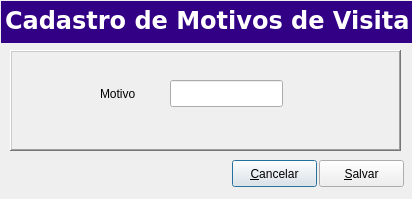
<?xml version="1.0" encoding="UTF-8"?>
<ui version="4.0">
 <class>Editreason</class>
 <widget class="QDialog" name="Editreason">
  <property name="geometry">
   <rect>
    <x>0</x>
    <y>0</y>
    <width>412</width>
    <height>199</height>
   </rect>
  </property>
  <property name="windowTitle">
   <string>Edit</string>
  </property>
  <widget class="QFrame" name="frame">
   <property name="geometry">
    <rect>
     <x>10</x>
     <y>50</y>
     <width>391</width>
     <height>101</height>
    </rect>
   </property>
   <property name="frameShape">
    <enum>QFrame::WinPanel</enum>
   </property>
   <property name="frameShadow">
    <enum>QFrame::Raised</enum>
   </property>
   <widget class="QLabel" name="Lbldescription">
    <property name="geometry">
     <rect>
      <x>90</x>
      <y>35</y>
      <width>59</width>
      <height>17</height>
     </rect>
    </property>
    <property name="text">
     <string>Motivo</string>
    </property>
   </widget>
   <widget class="QLineEdit" name="LnEdtdescription">
    <property name="geometry">
     <rect>
      <x>160</x>
      <y>30</y>
      <width>113</width>
      <height>27</height>
     </rect>
    </property>
   </widget>
  </widget>
  <widget class="QFrame" name="topmenu">
   <property name="geometry">
    <rect>
     <x>1</x>
     <y>1</y>
     <width>801</width>
     <height>42</height>
    </rect>
   </property>
   <property name="minimumSize">
    <size>
     <width>0</width>
     <height>42</height>
    </size>
   </property>
   <property name="maximumSize">
    <size>
     <width>16777215</width>
     <height>42</height>
    </size>
   </property>
   <property name="styleSheet">
    <string notr="true">background-color: rgb(50, 0, 133);</string>
   </property>
   <property name="frameShadow">
    <enum>QFrame::Raised</enum>
   </property>
   <widget class="QLabel" name="labelStatus">
    <property name="enabled">
     <bool>false</bool>
    </property>
    <property name="geometry">
     <rect>
      <x>4</x>
      <y>0</y>
      <width>541</width>
      <height>39</height>
     </rect>
    </property>
    <property name="palette">
     <palette>
      <active>
       <colorrole role="WindowText">
        <brush brushstyle="SolidPattern">
         <color alpha="255">
          <red>255</red>
          <green>255</green>
          <blue>255</blue>
         </color>
        </brush>
       </colorrole>
       <colorrole role="Button">
        <brush brushstyle="SolidPattern">
         <color alpha="255">
          <red>50</red>
          <green>0</green>
          <blue>133</blue>
         </color>
        </brush>
       </colorrole>
       <colorrole role="Text">
        <brush brushstyle="SolidPattern">
         <color alpha="255">
          <red>255</red>
          <green>255</green>
          <blue>255</blue>
         </color>
        </brush>
       </colorrole>
       <colorrole role="ButtonText">
        <brush brushstyle="SolidPattern">
         <color alpha="255">
          <red>255</red>
          <green>255</green>
          <blue>255</blue>
         </color>
        </brush>
       </colorrole>
       <colorrole role="Base">
        <brush brushstyle="SolidPattern">
         <color alpha="255">
          <red>50</red>
          <green>0</green>
          <blue>133</blue>
         </color>
        </brush>
       </colorrole>
       <colorrole role="Window">
        <brush brushstyle="SolidPattern">
         <color alpha="255">
          <red>50</red>
          <green>0</green>
          <blue>133</blue>
         </color>
        </brush>
       </colorrole>
      </active>
      <inactive>
       <colorrole role="WindowText">
        <brush brushstyle="SolidPattern">
         <color alpha="255">
          <red>255</red>
          <green>255</green>
          <blue>255</blue>
         </color>
        </brush>
       </colorrole>
       <colorrole role="Button">
        <brush brushstyle="SolidPattern">
         <color alpha="255">
          <red>50</red>
          <green>0</green>
          <blue>133</blue>
         </color>
        </brush>
       </colorrole>
       <colorrole role="Text">
        <brush brushstyle="SolidPattern">
         <color alpha="255">
          <red>255</red>
          <green>255</green>
          <blue>255</blue>
         </color>
        </brush>
       </colorrole>
       <colorrole role="ButtonText">
        <brush brushstyle="SolidPattern">
         <color alpha="255">
          <red>255</red>
          <green>255</green>
          <blue>255</blue>
         </color>
        </brush>
       </colorrole>
       <colorrole role="Base">
        <brush brushstyle="SolidPattern">
         <color alpha="255">
          <red>50</red>
          <green>0</green>
          <blue>133</blue>
         </color>
        </brush>
       </colorrole>
       <colorrole role="Window">
        <brush brushstyle="SolidPattern">
         <color alpha="255">
          <red>50</red>
          <green>0</green>
          <blue>133</blue>
         </color>
        </brush>
       </colorrole>
      </inactive>
      <disabled>
       <colorrole role="WindowText">
        <brush brushstyle="SolidPattern">
         <color alpha="255">
          <red>255</red>
          <green>255</green>
          <blue>255</blue>
         </color>
        </brush>
       </colorrole>
       <colorrole role="Button">
        <brush brushstyle="SolidPattern">
         <color alpha="255">
          <red>50</red>
          <green>0</green>
          <blue>133</blue>
         </color>
        </brush>
       </colorrole>
       <colorrole role="Text">
        <brush brushstyle="SolidPattern">
         <color alpha="255">
          <red>255</red>
          <green>255</green>
          <blue>255</blue>
         </color>
        </brush>
       </colorrole>
       <colorrole role="ButtonText">
        <brush brushstyle="SolidPattern">
         <color alpha="255">
          <red>255</red>
          <green>255</green>
          <blue>255</blue>
         </color>
        </brush>
       </colorrole>
       <colorrole role="Base">
        <brush brushstyle="SolidPattern">
         <color alpha="255">
          <red>50</red>
          <green>0</green>
          <blue>133</blue>
         </color>
        </brush>
       </colorrole>
       <colorrole role="Window">
        <brush brushstyle="SolidPattern">
         <color alpha="255">
          <red>50</red>
          <green>0</green>
          <blue>133</blue>
         </color>
        </brush>
       </colorrole>
      </disabled>
     </palette>
    </property>
    <property name="font">
     <font>
      <family>Verdana</family>
      <pointsize>18</pointsize>
      <weight>75</weight>
      <bold>true</bold>
     </font>
    </property>
    <property name="styleSheet">
     <string/>
    </property>
    <property name="frameShape">
     <enum>QFrame::NoFrame</enum>
    </property>
    <property name="frameShadow">
     <enum>QFrame::Plain</enum>
    </property>
    <property name="lineWidth">
     <number>1</number>
    </property>
    <property name="text">
     <string>Cadastro de Motivos de Visita</string>
    </property>
    <property name="textFormat">
     <enum>Qt::AutoText</enum>
    </property>
    <property name="alignment">
     <set>Qt::AlignLeading|Qt::AlignLeft|Qt::AlignVCenter</set>
    </property>
    <property name="wordWrap">
     <bool>false</bool>
    </property>
    <property name="textInteractionFlags">
     <set>Qt::NoTextInteraction</set>
    </property>
   </widget>
  </widget>
  <widget class="QPushButton" name="PshBtnCancel">
   <property name="geometry">
    <rect>
     <x>232</x>
     <y>160</y>
     <width>85</width>
     <height>27</height>
    </rect>
   </property>
   <property name="text">
    <string>&amp;Cancelar</string>
   </property>
  </widget>
  <widget class="QPushButton" name="PshBtnSave">
   <property name="geometry">
    <rect>
     <x>319</x>
     <y>160</y>
     <width>85</width>
     <height>27</height>
    </rect>
   </property>
   <property name="text">
    <string>&amp;Salvar</string>
   </property>
  </widget>
 </widget>
 <resources/>
 <connections/>
</ui>
